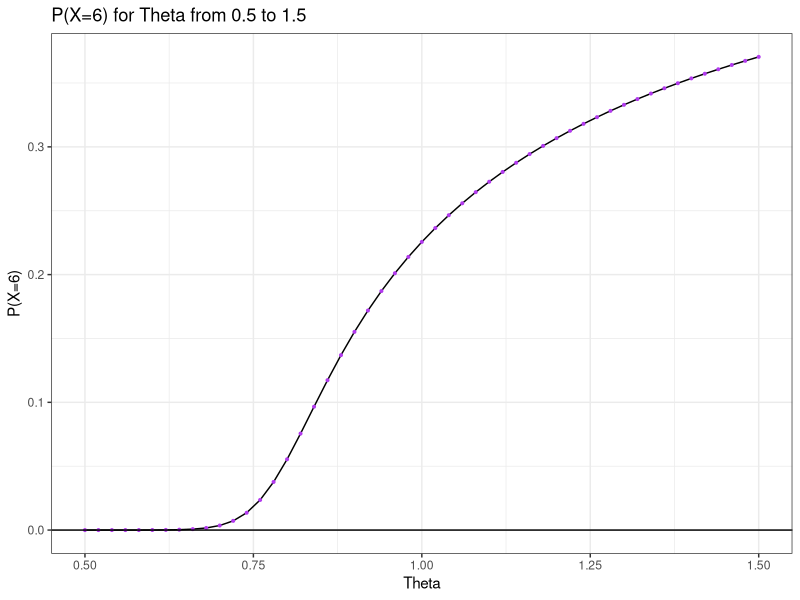

Write R code to recreate this figure.
## ---- chunk 1
#| echo: false

default_chunk_hook  <- knitr::knit_hooks$get("chunk")

latex_font_size <- c("Huge", "huge", "LARGE", "Large", 
                     "large", "normalsize", "small", 
                     "footnotesize", "scriptsize", "tiny")

knitr::knit_hooks$set(chunk = function(x, options) {
  x <- default_chunk_hook(x, options)
  if(options$size %in% latex_font_size) {
    paste0("\n \\", options$size, "\n\n", 
      x, 
      "\n\n \\normalsize"
    )
  } else {
    x
  }
})
## ---- chunk 2
#| label: load-packages
#| include: false
library(tidyverse)
library(patchwork)
## ---- chunk 3
daltbinom <- function(x, size, prob, theta){
  normalizing.constant <- 0
  for(j in 0:size){
    normalizing.constant <- normalizing.constant + 
      choose(size, j) * prob^j * (1-prob)^(size-j) * theta^(j*(size-j))
  }
  # Probability Mass at x=x
  (1/normalizing.constant) *
    choose(size, x) * prob^x * (1-prob)^(size-x) * theta^(x*(size-x)) *
      (x>=0)*(x<=size)
}
## ---- chunk 4
daltbbinom.single <- function(x, size, alpha, beta, theta){
    integrand <- function(p) {
    sapply(p, # integrate will pass in a vector, so we use sapply to apply the following
           function(p_val){
             # f(x|p) * f(p|alpha, beta)
             daltbinom(x, size, p_val, theta) * dbeta(p_val, alpha, beta)
           }
    )
  }
  # Probability Mass at x=x
  # integrate(integrand, lower = 0, upper = 1)$value * (x>=0)*(x<=size)
  # I shrink the bounds below to avoid log(0)=-infinty
  # I use try() to catch when there is an error and avoid crashing
  res <- try(integrate(integrand, lower = 1e-7, upper = 1 - 1e-7)$value * 
                  (x>=0)*(x<=size), 
             silent = TRUE)
  # If there is an error, return a near-zero probability
  if(inherits(res, "try-error")) return(0.1^6)
  
  res
}
# Write a function that works on a vector
daltbbinom <- function(x, size, alpha, beta, theta){
  sapply(X=x, FUN=daltbbinom.single, size=size, alpha=alpha, beta=beta, theta=theta)
}
## ---- chunk 5
#computing probabilities
p = 0.5
thetas = seq(from=0.5,to=1.5,by=0.02)
probabilities = daltbinom(x=6,size=11,prob=p,theta=thetas)

#creating data for plots
ggdat = tibble(
    theta = thetas,
    probs = probabilities
)

#plot
  ggdat |> 
    ggplot(aes(x = theta, 
               y = probs)) +
    geom_line() +
    geom_point(size = 0.7, 
               color = "darkorchid2") +
    geom_hline(yintercept = 0) +
    ylab("P(X=6)") +
    xlab("Theta") +
    ggtitle("P(X=6) for Theta from 0.5 to 1.5") +
    theme_bw()
